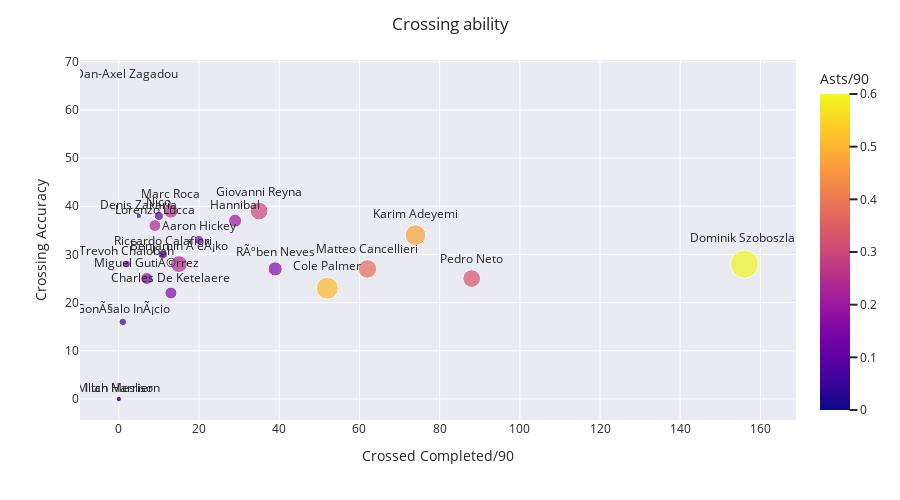

Notebook code cell kept with this figure:
### Code cell
#Analysing Crossing ability
fig = px.scatter(df, x="Cr C", y="Cr C/A", text="Name", log_x=False, size_max=20, color='Asts/90',size="Ast")
#fig.update_yaxes(autorange="reversed")
fig.update_traces(textposition='top center')
fig.update_layout(height=500)
fig.update_xaxes(title_text='Crossed Completed/90')
fig.update_yaxes(title_text='Crossing Accuracy')
for template in ["seaborn"]:
    fig.update_layout(template=template, title="Crossing ability")
fig.show()

### Figure 1 — Plotly figure (JSON) as saved in the notebook; plotly's stock layout.template omitted (floating-point values rounded to 4 significant figures)
{"data": [{"hovertemplate": "Cr C=%{x}<br>Cr C/A=%{y}<br>Ast=%{marker.size}<br>Name=%{text}<br>Asts/90=%{marker.color}<extra></extra>", "legendgroup": "", "marker": {"color": [0.02, 0.1, 0, 0.04, 0.11, 0.03, 0.23, 0.1, 0.15, 0.25, 0.1, 0.24, 0.16, 0.15, 0.2, 0.3, 0.16, 0.47, 0.51, 0.37, 0.33, 0.6], "coloraxis": "coloraxis", "size": [1, 1, 0, 2, 2, 1, 5, 3, 5, 7, 3, 10, 5, 3, 6, 11, 7, 15, 17, 12, 11, 28], "sizemode": "area", "sizeref": 0.07, "symbol": "circle"}, "mode": "markers+text", "name": "", "orientation": "v", "showlegend": false, "text": ["Illan Meslier", "Mitch Harrison", "Dan-Axel Zagadou", "GonÃ§alo InÃ¡cio", "Trevoh Chalobah", "Denis Zakaria", "Lorenzo Lucca", "Nico", "Miguel GutiÃ©rrez", "Marc Roca", "Riccardo Calafiori", "Benjamin Å eÅ¡ko", "Charles De Ketelaere", "Aaron Hickey", "Hannibal", "Giovanni Reyna", "RÃºben Neves", "Karim Adeyemi", "Cole Palmer", "Matteo Cancellieri", "Pedro Neto", "Dominik Szoboszlai"], "textposition": "top center", "type": "scatter", "x": [0, 0, 2, 1, 2, 5, 9, 10, 7, 13, 11, 15, 13, 20, 29, 35, 39, 74, 52, 62, 88, 156], "xaxis": "x", "y": [0, 0, 66, 16, 28, 38, 36, 38, 25, 39, 30, 28, 22, 33, 37, 39, 27, 34, 23, 27, 25, 28], "yaxis": "y"}], "layout": {"coloraxis": {"colorbar": {"title": {"text": "Asts/90"}}, "colorscale": [[0, "#0d0887"], [0.1111, "#46039f"], [0.2222, "#7201a8"], [0.3333, "#9c179e"], [0.4444, "#bd3786"], [0.5556, "#d8576b"], [0.6667, "#ed7953"], [0.7778, "#fb9f3a"], [0.8889, "#fdca26"], [1, "#f0f921"]]}, "height": 500, "legend": {"itemsizing": "constant", "tracegroupgap": 0}, "margin": {"t": 60}, "title": {"text": "Crossing ability"}, "xaxis": {"anchor": "y", "domain": [0, 1], "title": {"text": "Crossed Completed/90"}}, "yaxis": {"anchor": "x", "domain": [0, 1], "title": {"text": "Crossing Accuracy"}}}}
